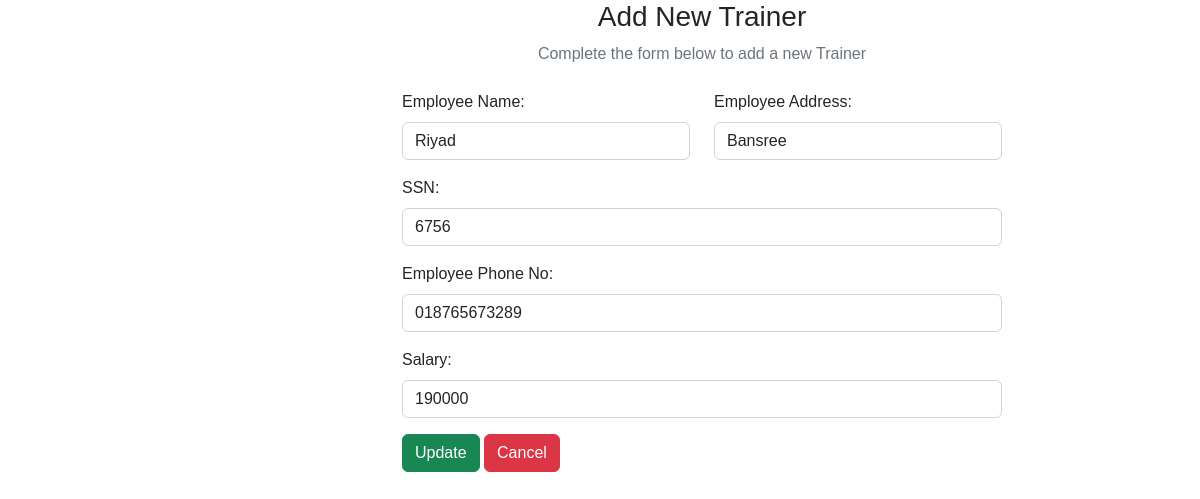
The app's page /Editmanager.php?eid=503 with its own data.
### tables this page shows
CREATE TABLE `employee` (
  `eid` int(11) NOT NULL,
  `ename` varchar(30) DEFAULT NULL,
  `eaddress` varchar(30) DEFAULT NULL,
  `SSN` varchar(20) DEFAULT NULL,
  `ephone_number` varchar(20) DEFAULT NULL,
  `adname` varchar(20) NOT NULL,
  `B_no` varchar(30) DEFAULT NULL,
  `Salary` int(11) NOT NULL
);

### Editmanager.php (the view, shortened to what this page needs)
<?php
include "connect.php";
?>
<?php
$eid=$_GET["eid"];
$sql = "SELECT * from employee where eid=$eid" ;
$result = mysqli_query($conn, $sql);
$row = mysqli_fetch_array($result);
         ?>
<!DOCTYPE html>
<html lang="en">
<head>
    <link href="https://cdn.jsdelivr.net/npm/bootstrap@5.2.3/dist/css/bootstrap.min.css" rel="stylesheet"
>
    <link rel="stylesheet" href="https://cdnjs.cloudflare.com/ajax/libs/font-awesome/6.4.0/css/all.min.css"
 />
    <link rel="stylesheet" href="css/userstyle.css">
</head>
<body>
    <div class="row">
        <div class="col-md-2">
        </div>
        <div class="col-md-10">
            <div class="text-center mb-4">
                <h3>Add New Trainer</h3>
                <p class="text-muted">Complete the form below to add a new Trainer</p>
            </div>
            <div class="container d-flex justify-content-center">
                <form action="" method="post" style="width:50vw; min-width:300px;">
                    <div class="row mb-3">
                        <div class="col">
                            <label class="form-label">Employee Name:</label>
                            <input type="text" name="ename" value="<?php echo $row['ename']  ?>" class="form-control"
                                required>
                        </div>
                        <div class="col">
                            <label class="form-label">Employee Address:</label>
                            <input type="text" class="form-control" required name="eaddress"
                                value="<?php echo $row['eaddress'] ?>">
                        </div>
                    </div>
                    <div class="mb-3">
                        <label class="form-label">SSN:</label>
                        <input type="text" class="form-control" required name="SSN" value="<?php echo $row['SSN'] ?>">
                    </div>
                    <div class="mb-3">
                        <label class="form-label">Employee Phone No:</label>
                        <input type="text" class="form-control" required name="ephone_number"
                            value="<?php echo $row['ephone_number'] ?>">
                    </div>
                    <div class="mb-3">
                        <label class="form-label">Salary:</label>
                        <input type="text" class="form-control" required name="Salary"
                            value="<?php echo $row['Salary'] ?>">
                    </div>
                    <div>
                        <button type="submit" class="btn btn-success" name="submit">Update</button>
                        <a href="packages.php" class="btn btn-danger">Cancel</a>
                    </div>
                </form>
            </div>
        </div>
    </div>
</body>
</html>

### css/userstyle.css (style rules this page uses)
* { margin: 0; padding: 0; box-sizing: border-box; font-family: 'Poppins', sans-serif; }
body { min-height: 100vh; }
a { text-decoration: none; }

### records on screen
employee: ename "Riyad", eaddress "Bansree", SSN "6756", ephone_number "018765673289", Salary "190000"
